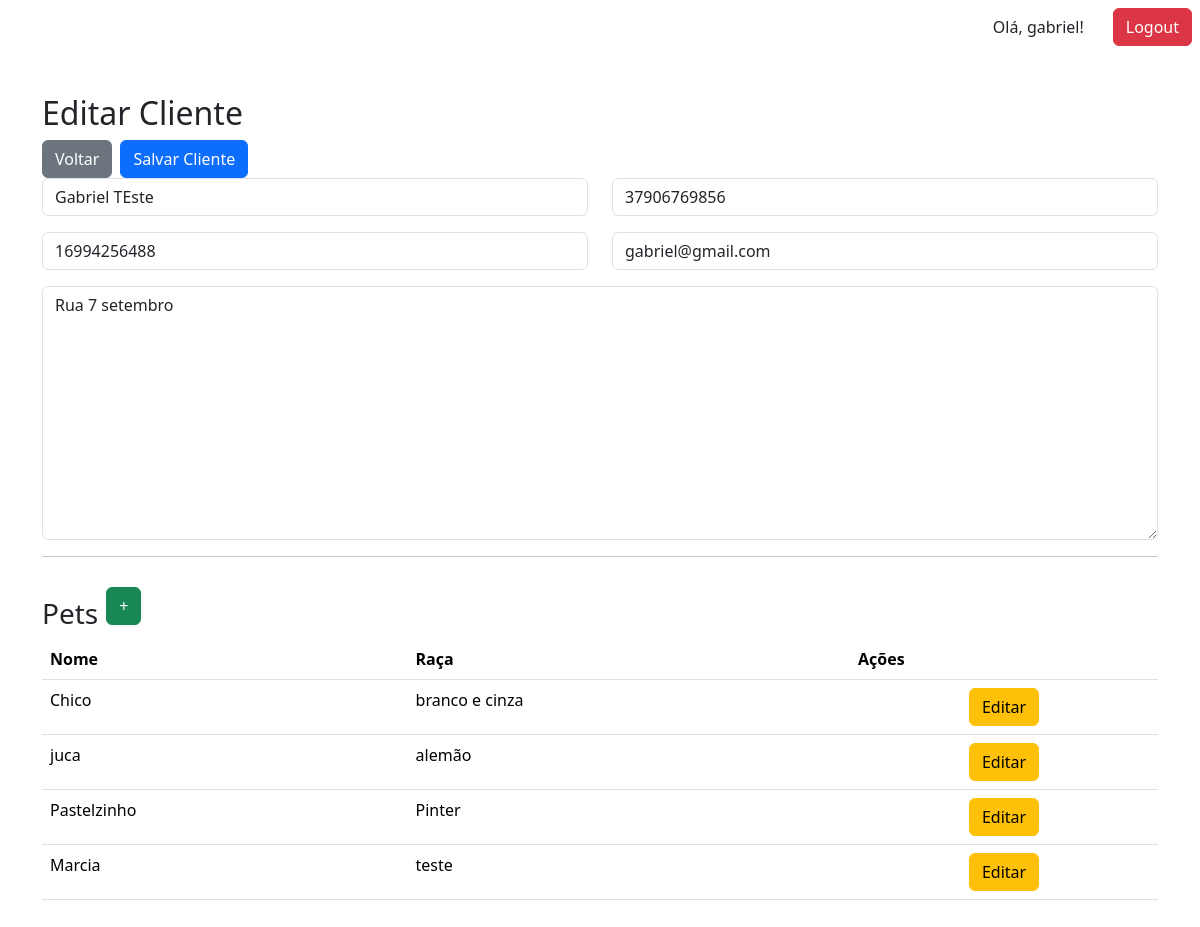
Page /clientes/1/edit/ (signed in) on the committed database.
### core/models.py (models this page shows, shortened)
class Cliente(models.Model):
    usuario = models.OneToOneField(User,
                                   on_delete=models.CASCADE,
                                   related_name='cliente', null=True)
    nome = models.CharField(max_length=100)
    cpf = models.CharField(max_length=11, blank=True, null=True)
    telefone = models.CharField(max_length=15)
    email = models.EmailField()
    endereco = models.TextField()

class Animal(models.Model):
    ESPECIES = [
        ('C', 'Cachorro'),
        ('G', 'Gato'),
        ('O', 'Outros'),
    ]
    nome = models.CharField(max_length=100)
    especie = models.CharField(max_length=1, choices=ESPECIES)
    raca = models.CharField(max_length=100)
    idade = models.PositiveIntegerField(null=True, blank=True)
    peso = models.DecimalField(max_digits=5, decimal_places=2, null=True, blank=True)
    dono = models.ForeignKey(Cliente, on_delete=models.CASCADE, related_name='animais')

### core/views.py (the view)
# urls.py: path('clientes/<int:pk>/edit/', views.edit_cliente, name='edit_cliente'),
@login_required(login_url='login')
def edit_cliente(request, pk):
    cliente = get_object_or_404(Cliente, pk=pk)
    animais = cliente.animais.all()
    form_pet = AnimalForm()
    if request.method == 'POST':
        form = ClienteForm(request.POST, instance=cliente)
        if form.is_valid():
            form.save()
            return redirect('lista_clientes')
    else:
        form = ClienteForm(instance=cliente)
        forms_pet = {}
        for animal in animais:
            forms_pet[animal.id] = AnimalForm(instance=animal)
        print(forms_pet)
    return render(request, 'cliente/edit_cliente.html', {
        'form': form,
        'cliente': cliente,
        'animais': animais,
        'form_pet': form_pet, # Add Pet
        'forms_pet': forms_pet # Edit Pet
        })

### core/forms.py (shortened to what this page needs)
class ClienteForm(forms.ModelForm):
    class Meta:
        model = Cliente
        fields = ['nome', 'cpf', 'telefone', 'email', 'endereco']
    def __init__(self, *args, **kwargs):
        super().__init__(*args, **kwargs)
        for field in self.fields.values():
            field.widget.attrs.update({'class': 'form-control'})

class AnimalForm(forms.ModelForm):
    class Meta:
        model = Animal
        fields = ['nome', 'especie', 'raca', 'idade', 'peso']
        widgets = {
            'nome': forms.TextInput(attrs={'class': 'form-control'}),
            'idade': forms.NumberInput(attrs={'class': 'form-control'}),
            'especie': forms.Select(attrs={'class': 'form-select'}),
            'raca': forms.TextInput(attrs={'class': 'form-control'}),
            'peso': forms.NumberInput(attrs={'class': 'form-control'}),
        }

### core/templatetags/custom_tags.py (called while the page is built)
@register.filter
def get_item(dictionary, key):
    return dictionary.get(key)

### templates/cliente/edit_cliente.html (shortened to what this page needs)
{% extends 'base.html' %}
{% load custom_tags %}
{% block content %}
<form method="post">
     <div class="page-header">
        <h2 class="page-title">Editar Cliente</h2>
        <div class="d-flex align-items-center gap-2">
            <button type="button" onclick="window.history.back()" class="btn btn-secondary">Voltar</button>
            <button type="submit" class="btn btn-primary">Salvar Cliente</button>
        </div>
    </div>
    <div class="row">
        <div class="col-md-6 mb-3">
            {{ form.nome }}
        </div>
        <div class="col-md-6 mb-3">
            {{ form.cpf }}
        </div>
        <div class="col-md-6 mb-3">
            {{ form.telefone }}
        </div>
        <div class="col-md-6 mb-3">
            {{ form.email }}
        </div>
    </div>
    {{ form.endereco }}
    <hr>
</form>
<div class="d-flex align-items-center gap-2">
    <h3 class="page-title mt-4">Pets</h3>
    <button type="button" class="btn btn-success"
        data-bs-toggle="modal" data-bs-target="#animalModal">
        +
    </button>
</div>
<table class="table" id="animalTable">
    <thead>
        <tr>
            <th>Nome</th>
            <th>Raça</th>
            <th class="table-actions">Ações</th>
        </tr>
    </thead>
    <tbody>
    {% for animal in animais %}
        <tr data-animal-id="{{ animal.id }}">
            <td>{{ animal.nome }}</td>
            <td>{{ animal.raca }}</td>
            <td class="text-center">
                <button type="button"
                        class="btn btn-warning"
                        data-bs-toggle="modal"
                        data-bs-target="#animalEditModal{{ animal.id }}">
                    Editar
                </button>
            </td>
        </tr>
{% endfor %}
</table>
{% endblock %}

### templates/base.html (shortened to what this page needs)
{% load static %}
<!doctype html>
<html lang="en">
<head>
    <link href="https://cdn.jsdelivr.net/npm/bootstrap@5.3.7/dist/css/bootstrap.min.css" rel="stylesheet">
</head>
<body>
	<div class="d-flex gap-3 align-content-center justify-content-end m-2">
		{% if request.user.is_authenticated %}
		<a class="btn btn-transparent">Olá, {{ request.user.username }}!</a>
		<a class="btn btn-danger" href="{% url 'logout' %}">Logout</a>
		{% endif %}
	</div>
	<div class="container my-5">
	{% block content %}
	{% endblock %}
	</div>
</body>
</html>

### rows in the picture
Cliente: nome "Gabriel TEste", cpf "37906769856", telefone "16994256488", email "gabriel@gmail.com", endereco "Rua 7 setembro"
Animal: nome "Chico", raca "branco e cinza"
Animal: nome "juca", raca "alemão"
Animal: nome "Pastelzinho", raca "Pinter"
Animal: nome "Marcia", raca "teste"

### other values in the picture
{{ request.user.username }} "gabriel"
